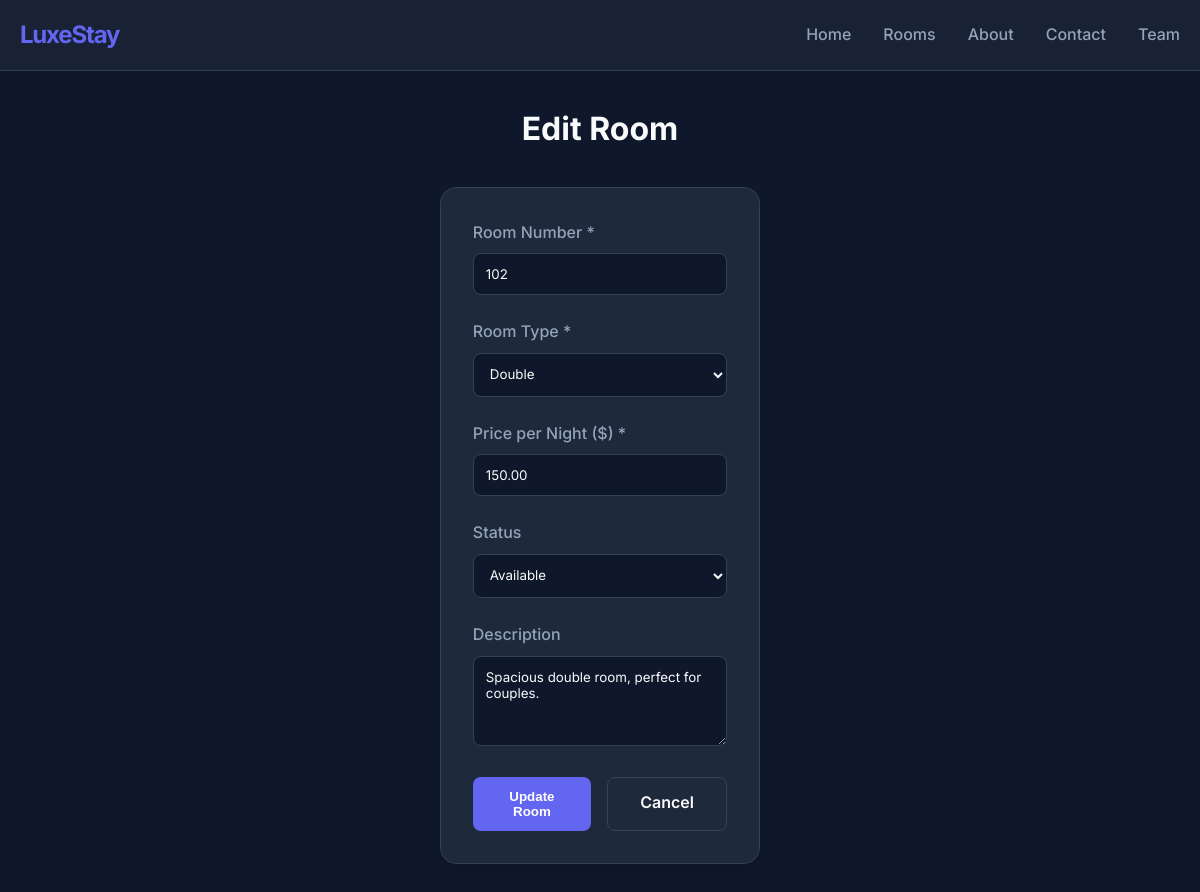
Page /edit_room.php?id=2 on the committed database.
### tables this page shows
CREATE TABLE IF NOT EXISTS `rooms` (
  `id` int(11) NOT NULL AUTO_INCREMENT,
  `room_number` varchar(50) NOT NULL,
  `type` varchar(50) NOT NULL,
  `price` decimal(10,2) NOT NULL,
  `status` enum('Available','Occupied','Maintenance') DEFAULT 'Available',
  `description` text,
  PRIMARY KEY (`id`),
  UNIQUE KEY `room_number` (`room_number`)
);

### edit_room.php (the view, shortened to what this page needs)
<?php
include 'db.php';
$room = null;
if (isset($_GET['id'])) {
    $id = $_GET['id'];
    $stmt = $conn->prepare("SELECT * FROM rooms WHERE id = ?");
    if ($stmt) {
        $stmt->bind_param("i", $id);
        $stmt->execute();
        $result = $stmt->get_result();
        $room = $result->fetch_assoc();
    } else {
        $error = "Database error: " . $conn->error;
    }
}
?>
<!DOCTYPE html>
<html lang="en">
<head>
    <link rel="stylesheet" href="css/style.css">
</head>
<body>
    <header>
        <nav>
            <a href="index.php" class="logo">LuxeStay</a>
            <ul class="nav-links">
                <li><a href="index.php">Home</a></li>
                <li><a href="rooms.php">Rooms</a></li>
                <li><a href="about.php">About</a></li>
                <li><a href="contact.php">Contact</a></li>
                <li><a href="members.php">Team</a></li>
            </ul>
        </nav>
    </header>
    <main class="container animate-fade-in" style="max-width: 600px;">
        <h1 style="margin-bottom: 2rem; text-align: center;">Edit Room</h1>
        <form action="edit_room.php?id=<?php echo $room['id']; ?>" method="POST" class="card" id="editRoomForm"
            novalidate>
            <div class="form-group">
                <label for="room_number">Room Number *</label>
                <input type="text" id="room_number" name="room_number"
                    value="<?php echo htmlspecialchars($room['room_number']); ?>" required>
            </div>
            <div class="form-group">
                <label for="type">Room Type *</label>
                <select id="type" name="type" required>
                    <option value="Double" <?php if ($room['type'] == 'Double')
                        echo 'selected'; ?>>Double</option>
                </select>
            </div>
            <div class="form-group">
                <label for="price">Price per Night ($) *</label>
                <input type="number" id="price" name="price" step="0.01" min="0"
                    value="<?php echo htmlspecialchars($room['price']); ?>" required>
            </div>
            <div class="form-group">
                <label for="status">Status</label>
                <select id="status" name="status">
                    <option value="Available" <?php if ($room['status'] == 'Available')
                        echo 'selected'; ?>>Available
                    </option>
                </select>
            </div>
            <div class="form-group">
                <label for="description">Description</label>
                <textarea id="description" name="description"
                    rows="4"><?php echo htmlspecialchars($room['description']); ?></textarea>
            </div>
            <div style="display: flex; gap: 1rem;">
                <button type="submit" class="btn" style="flex: 1;">Update Room</button>
                <a href="rooms.php" class="btn btn-secondary" style="flex: 1; text-align: center;">Cancel</a>
            </div>
        </form>
    </main>
</body>
</html>

### css/style.css (style rules this page uses)
:root { --primary-color: #6366f1; --primary-hover: #4f46e5; --secondary-color: #ec4899; --background-dark: #0f172a; --background-card: #1e293b; --text-main: #f8fafc; --text-muted: #94a3b8; --border-color: #334155; --success: #10b981; --danger: #ef4444; --font-heading: 'Inter', sans-serif; --font-body: 'Inter', sans-serif; }
* { box-sizing: border-box; margin: 0; padding: 0; }
body { font-family: var(--font-body); background-color: var(--background-dark); color: var(--text-main); line-height: 1.6; min-height: 100vh; display: flex; flex-direction: column; }
header { background: rgba(30, 41, 59, 0.7); backdrop-filter: blur(10px); border-bottom: 1px solid var(--border-color); position: sticky; top: 0; z-index: 100; padding: 1rem 0; }
nav { max-width: 1200px; margin: 0 auto; display: flex; justify-content: space-between; align-items: center; padding: 0 20px; }
.logo { font-size: 1.5rem; font-weight: 700; color: var(--primary-color); text-decoration: none; letter-spacing: -0.05em; }
.nav-links { list-style: none; display: flex; gap: 2rem; }
.nav-links a { color: var(--text-muted); text-decoration: none; font-weight: 500; transition: color 0.3s ease; }
.container { max-width: 1200px; margin: 2rem auto; padding: 0 20px; flex: 1; }
.btn { display: inline-block; padding: 0.75rem 1.5rem; background-color: var(--primary-color); color: white; text-decoration: none; border-radius: 0.5rem; font-weight: 600; transition: all 0.3s ease; border: none; cursor: pointer; }
.btn-secondary { background-color: var(--background-card); border: 1px solid var(--border-color); color: var(--text-main); }
.card { background-color: var(--background-card); border-radius: 1rem; padding: 2rem; box-shadow: 0 4px 6px -1px rgba(0, 0, 0, 0.1), 0 2px 4px -1px rgba(0, 0, 0, 0.06); border: 1px solid var(--border-color); }
.form-group { margin-bottom: 1.5rem; }
label { display: block; margin-bottom: 0.5rem; color: var(--text-muted); font-weight: 500; }
input, select, textarea { width: 100%; padding: 0.75rem; background-color: var(--background-dark); border: 1px solid var(--border-color); border-radius: 0.5rem; color: var(--text-main); font-family: inherit; transition: border-color 0.3s ease; }
.animate-fade-in { animation: fadeIn 0.5s ease-out forwards; }

### rows in the picture
rooms: room_number "102", type "Double", price "150.00", status "Available", description "Spacious double room, perfect for couples."
